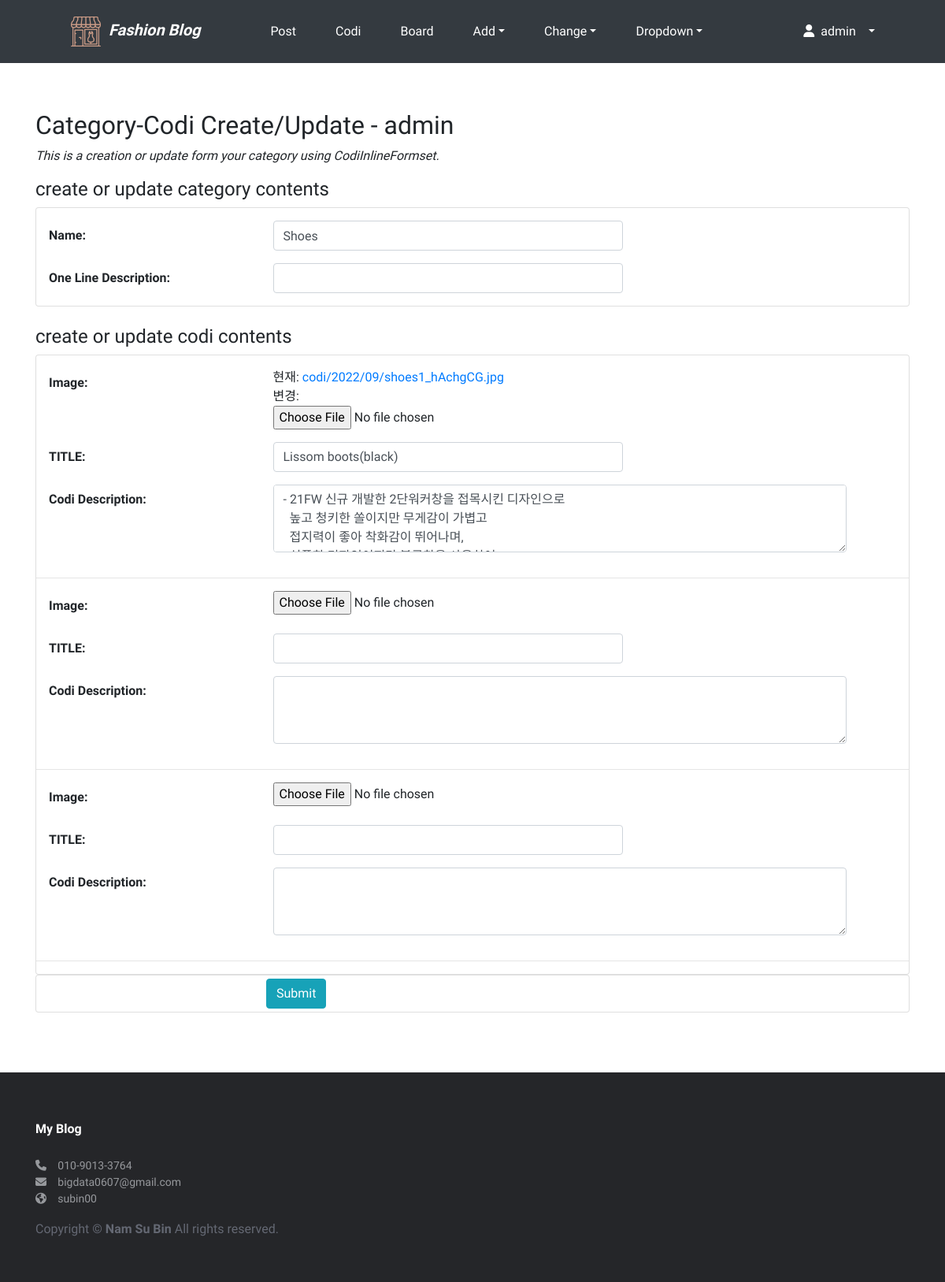
The page /codi/category/4/update/ (signed in) on the database its author committed.
### codi/models.py (models this page shows, shortened)
class Category(models.Model):
    name = models.CharField(max_length=30)
    description = models.CharField('One Line Description', max_length=100, blank=True)
    owner=models.ForeignKey('auth.User', on_delete=models.CASCADE, verbose_name='OWNER', blank=True, null=True)
    class Meta:
        ordering=('name',)

class Codi(models.Model):
    category = models.ForeignKey(Category, on_delete=models.CASCADE)
    title = models.CharField('TITLE', max_length=30)
    description = models.TextField('Codi Description', blank=True)
    image = ThumbnailImageField(upload_to='codi/%Y/%m')
    upload_dt = models.DateTimeField('Upload Date', auto_now_add=True)
    url = models.URLField('site_url')
    owner=models.ForeignKey('auth.User', on_delete=models.CASCADE, verbose_name='OWNER', blank=True, null=True)
    class Meta:
        ordering=('title',)

### codi/views.py (the view, shortened to what this page needs)
# urls.py: path('category/<int:pk>/update/', views.CategoryUV.as_view(), name='category_update'),
class CategoryUV(OwnerOnlyMixin, UpdateView):
    model = Category
    fields = ('name', 'description')
    success_url = reverse_lazy('codi:index')
    def get_context_data(self, **kwargs):
        context = super().get_context_data(**kwargs)
        if self.request.POST:
            context['formset'] = CodiInlineFormSet(self.request.POST, self.request.FILES, instance=self.object)
        else :
            context['formset'] = CodiInlineFormSet(instance=self.object)
        return context

### mysite/views.py (called while the page is built)
    def dispatch(self, request, *args, **kwargs):
        obj=self.get_object()
        if request.user != obj.owner:
            return self.handle_no_permission()
        return super().dispatch(request, *args, **kwargs)

### codi/templates/codi/category_form.html (shortened to what this page needs)
{% extends 'base.html' %}
{% load widget_tweaks %}
{% block content %}
<h2>Category-Codi Create/Update - {{user}}</h2>
<p class="font-italic">This is a creation or update form your category using CodiInlineFormset.</p>
{% if form.is_multipart or formset.is_multipart %}
<form enctype="multipart/form-data" action="" method="post">
    {% else %}
    <form action="." method="post">
        {% endif %}
        <h4>create or update category contents</h4>
        <fieldset class="card pt-3">
            <div class="form-group row">
                {{ form.name|add_label_class:"col-form-label col-sm-3 ml-3 font-weight-bold" }}
                <div class="col-sm-5">
                    {{ form.name|add_class:"form-control"|attr:"autofocus" }}
                </div>
            </div>
            <div class="form-group row">
                {{ form.description|add_label_class:"col-form-label col-sm-3 ml-3 font-weight-bold" }}
                <div class="col-sm-5">
                    {{ form.description|add_class:"form-control" }}
                </div>
            </div>
        </fieldset>
        <br>
        <h4>create or update codi contents</h4>
        <fieldset class="card pt-3">
            {% for form in formset %}
            <div class="form-group row">
                {{ form.image|add_label_class:"col-form-label col-sm-3 ml-3 font-weight-bold" }}
                <div class="col-sm-5">
                    {{ form.image|add_class:"form-control-file" }}
                </div>
            </div>
            <div class="form-group row">
                {{ form.title|add_label_class:"col-form-label col-sm-3 ml-3 font-weight-bold" }}
                <div class="col-sm-5">
                    {{ form.title|add_class:"form-control" }}
                </div>
            </div>
            <div class="form-group row">
                {{ form.description|add_label_class:"col-form-label col-sm-3 ml-3 font-weight-bold" }}
                <div class="col-sm-8">
                    {{ form.description|add_class:"form-control"|attr:"rows:3" }}
                </div>
            </div>
            <hr>
            {% endfor %}
        </fieldset>
        <div class="form-group card py-1">
            <div class="offset-sm-3 col-sm-5">
                <input type="submit" value="Submit" class="btn btn-info" />
            </div>
        </div>
    </form>
{% endblock %}

### templates/base.html (shortened to what this page needs)
<!DOCTYPE html>
<html lang="ko">
    {% load static%}
<head>
    <link rel="stylesheet" href="https://maxcdn.bootstrapcdn.com/bootstrap/4.5.0/css/bootstrap.min.css">
    <link rel="stylesheet" as="style" crossorigin href="https://cdn.jsdelivr.net/gh/orioncactus/pretendard@v1.3.5/dist/web/static/pretendard.css" />
</head>
<body>
    <nav class="navbar navbar-expand-lg navbar-3 dark bg-dark">
        <span class="navbar-brand mx-5 mb-0 font-weight-bold font-italic"><a class='nav-link text-white' href="{% url 'home' %}">&nbsp;&nbsp;<img src="{% static 'img/shop (5).png' %}" width="38px">&nbsp; Fashion Blog</a></span>
        <div class="collapse navbar-collapse" id="navbarSupportedContent">
            <ul class="navbar-nav mr-auto">
                <li class="nav-item mx-1 btn">
                    <a class="nav-link text-white" href="{% url 'blog:index' %}">Post</a>
                </li>
                <li class="nav-item mx-1 btn">
                    <a class="nav-link text-white" href="{% url 'codi:index' %}">Codi</a>
                </li>
                <li class="nav-item mx-1 btn">
                    <a class="nav-link text-white" href="{% url 'board:index' %}">Board</a>
                </li>
                <li class="nav-item dropdown mx-1 btn">
                    <a class="nav-link dropdown-toggle text-white" href="#" data-toggle="dropdown">Add</a>
                </li>
                <li class="nav-item dropdown mx-1 btn">
                    <a class="nav-link dropdown-toggle text-white" href="#" data-toggle="dropdown">Change</a>
                </li>
                <li class="nav-item dropdown mx-1 btn">
                    <a class="nav-link dropdown-toggle text-white" href="#" data-toggle="dropdown">Dropdown</a>
                </li>
            </ul>
            <ul class="navbar-nav mx-5">
                <li class="nav-item dropdown mx-1 btn btn-dark">
                    {% if user.is_active %}
                    <a class="nav-link dropdown-toggle text-white" href="#" data-toggle="dropdown">
                        <i class="fas fa-user"></i>&ensp;{% firstof user.get_short_name user.get_username %}&ensp;
                    </a>
                    {% endif %}
                </li>
            </ul>
        </div>
    </nav>
    <div id="main-wrapper">
        <div id="main-content" class="container">
            {% block content %}
            {% endblock %}
        </div>
    </div>
    <footer>
        <div class="container">
            <div class="footer_logo">My Blog</div>
            <div id="contact_info">
                <p>
                    <a class="text-decoration-none" href="tel:+821090133764"><i class="fa-solid fa-phone"></i>&emsp;010-9013-3764</a>
                    <br>
                    <a class="text-decoration-none" href="mailto:bigdata0607@gmail.com"><i class="fa-solid fa-envelope"></i>&emsp;bigdata0607@gmail.com</a>
                    <br>
                    <a class="text-decoration-none" href="https://subindata.tistory.com/" target="_blank"><i class="fa fa-globe"></i>&emsp;subin00</a>
                </p>
            </div>
            <p style="color:#646873">Copyright © <b>Nam Su Bin</b> All rights reserved.</p>
        </div>
    </footer>
</body>
</html>

### templates/base.html (style rules this page uses)
* { font-family: 'Heebo', sans-serif; }
html, body { margin: 0; padding: 0; height: 100%; }
#main-wrapper { margin: 60px 0; height: auto; min-height: 100%; padding-bottom: 266px; }
footer { height: 266px; position: relative; transform : translateY(-100%); width: 100%; padding: 60px 0; background: #252629; }
#contact_info * { color: #96989c; font-size: 14px; }
footer .footer_logo { padding-bottom: 24px; color: #fff; font-weight: 600; }

### rows shown on the page
Category: name|add_label_class "Name:", name "Shoes", description|add_label_class "One Line Description:"
Codi: image|add_label_class "Image:", title|add_label_class "TITLE:", description|add_label_class "Codi Description:"

### other values the page prints
{{ user }} "admin"
